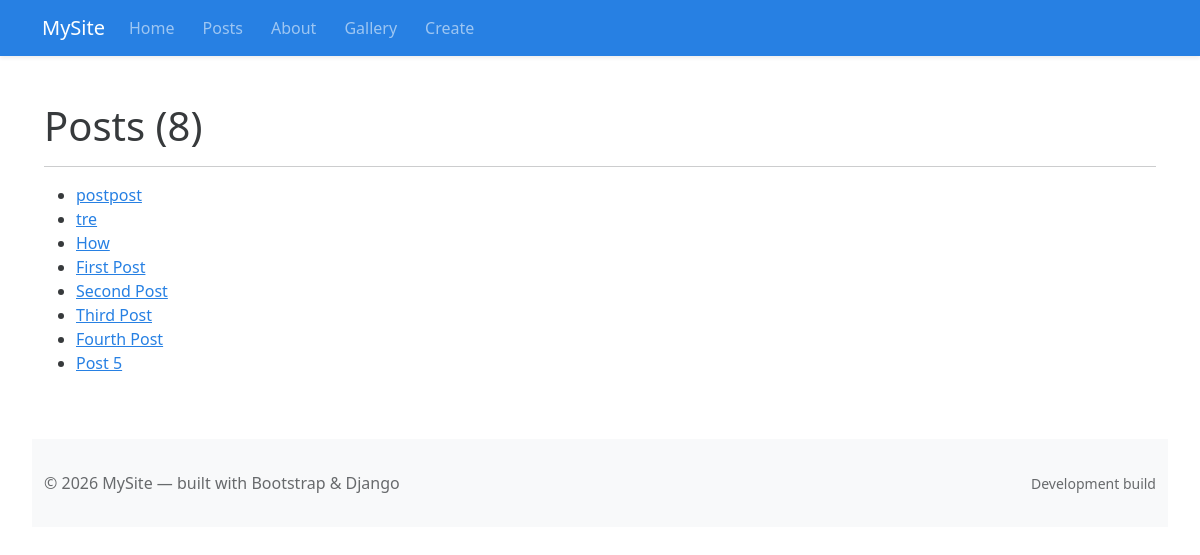
The app's page /posts/, older data.
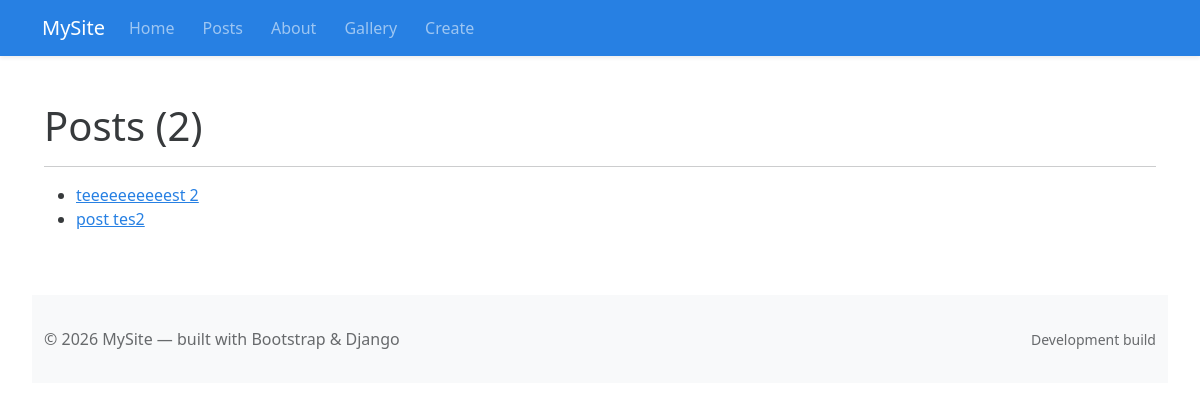
The same page, newer data.
### pages/models.py (models this page shows, shortened)
class Post(models.Model):
    title = models.CharField(max_length=100, validators=[MinLengthValidator(3)])
    body = models.TextField(validators=[MinLengthValidator(10)])
    created_at = models.DateTimeField(auto_now_add=True)
    class Meta:
        ordering = ['-created_at']
        constraints = [
            models.UniqueConstraint(fields=['title'], name='unique_post_title')
        ]

### pages/views.py (the view)
# urls.py: path('posts/', views.post_list, name='post_list'),
def post_list(request):
    posts = Post.objects.all()
    context = {
        'posts': posts,
        'title': 'Posts',
    }
    return render(request, 'post_list.html', context)

### pages/templates/post_list.html (shortened to what this page needs)
{% extends 'base.html' %}
{% block content %}
 <h1>Posts ({{ posts.count }})</h1>
   <hr>
 <ul>
   {% for post in posts %}
      <li>
         <a href="{% url 'post_view' post.pk %}">{{ post.title }}</a>
      </li>
   {% empty %}
      <p>No post yet.</p>
   {% endfor %}
 </ul>
{% endblock %}

### pages/templates/base.html (shortened to what this page needs)
{% load static %}
<!doctype html>
<html lang="en">
  <head>
    <link rel="stylesheet" href="https://cdn.jsdelivr.net/npm/bootswatch@5/dist/cosmo/bootstrap.min.css">
    <link rel="stylesheet" href="{% static 'css/style.css' %}">
  </head>
  <body>
    <nav class="navbar navbar-expand-lg navbar-dark bg-primary fixed-top shadow-sm">
      <div class="container">
        <a class="navbar-brand" href="/">MySite</a>
        <div class="collapse navbar-collapse" id="mainNavbar">
          <ul class="navbar-nav me-auto mb-2 mb-lg-0">
            <li class="nav-item"><a class="nav-link" href="{% url 'home' %}">Home</a></li>
            <li class="nav-item"><a class="nav-link" href="{% url 'post_list' %}">Posts</a></li>
            <li class="nav-item"><a class="nav-link" href="{% url 'about' %}">About</a></li>
            <li class="nav-item"><a class="nav-link" href="{% url 'gallery' %}">Gallery</a></li>
            <li class="nav-item"><a class="nav-link" href="{% url 'post_create' %}">Create</a></li>
          </ul>
        </div>
      </div>
    </nav>
    <main class="container">
      {% block content %}{% endblock %}
    </main>
    <footer class="site-footer">
      <div class="container">
        <div class="row">
          <div class="col-md-8">
            <p class="mb-0 text-muted">© {% now "Y" %} MySite — built with Bootstrap & Django</p>
          </div>
          <div class="col-md-4 text-md-end">
            <small class="text-muted">Development build</small>
          </div>
        </div>
      </div>
    </footer>
  </body>
</html>

### pages/static/css/style.css (style rules this page uses)
body { font-family: system-ui, Arial, sans-serif; margin: 2rem; }
nav a { margin-right: .75rem; text-decoration: none; }
h1 { margin: 0 0 1rem; }

### pages/templates/base.html (style rules this page uses)
body { padding-top: 70px; }
footer.site-footer { padding: 2rem 0; background: #f8f9fa; margin-top: 4rem; }

Row changes from the older to the newer data that the page shows:
removed Post: title "postpost"
removed Post: title "tre"
removed Post: title "How"
removed Post: title "First Post"
removed Post: title "Second Post"
removed Post: title "Third Post"
removed Post: title "Fourth Post"
removed Post: title "Post 5"
added Post: title "teeeeeeeeeest 2"
added Post: title "post tes2"
Text that changed along with them:
{{ posts.count }}: "8" → "2"
